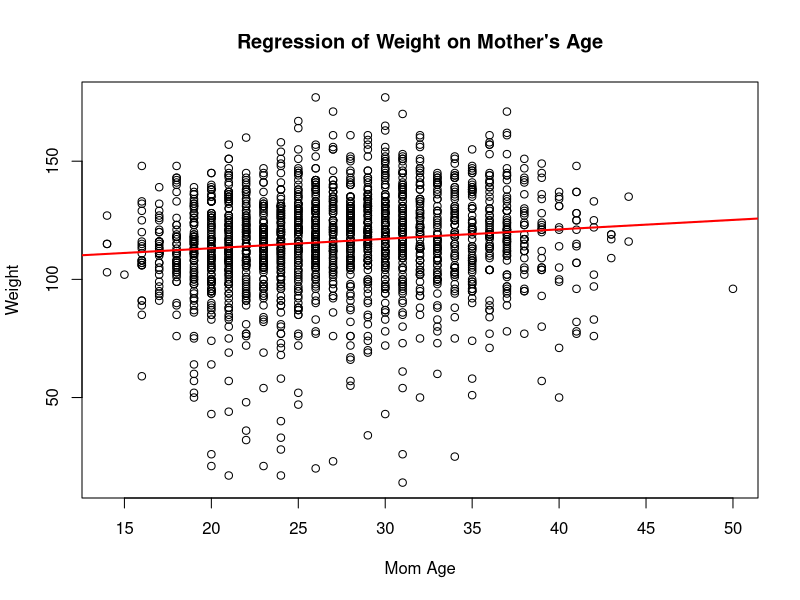
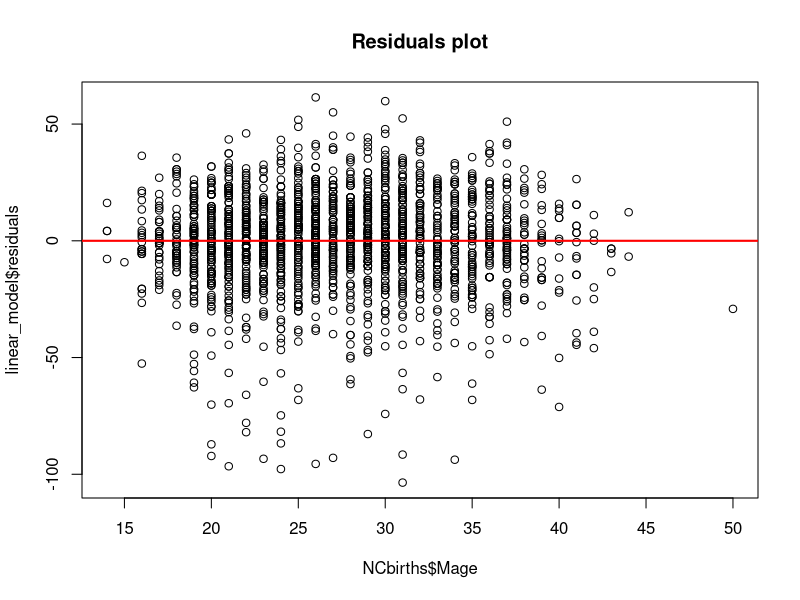
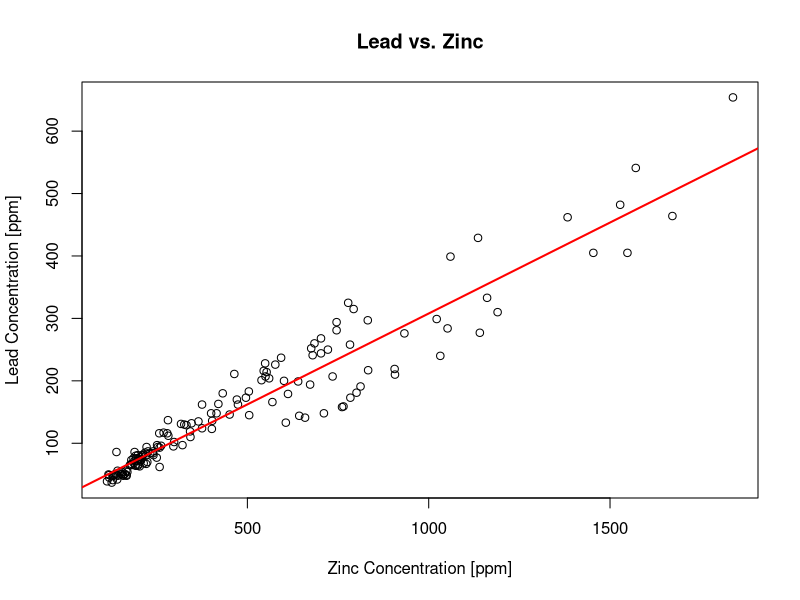
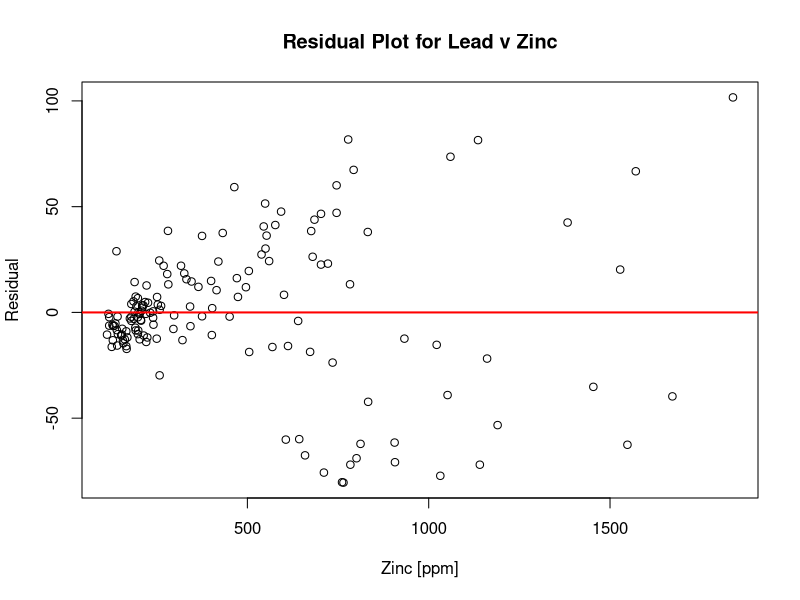
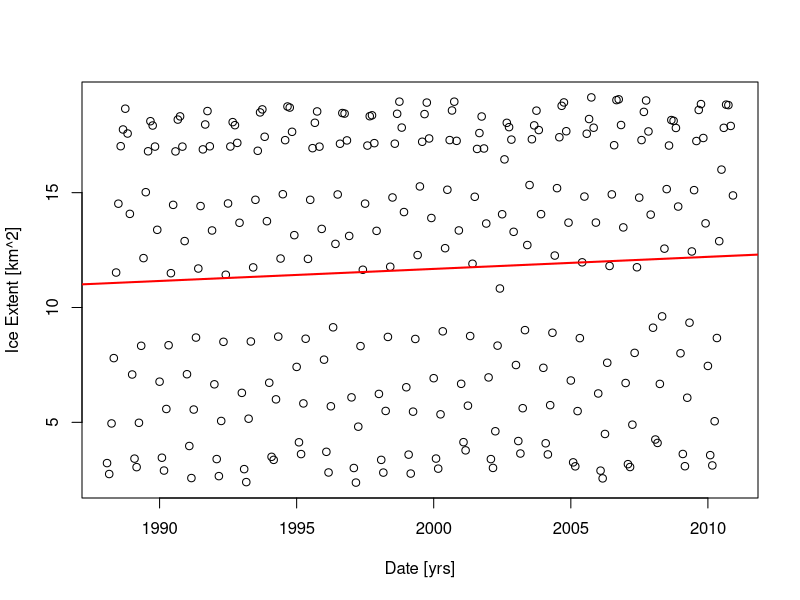
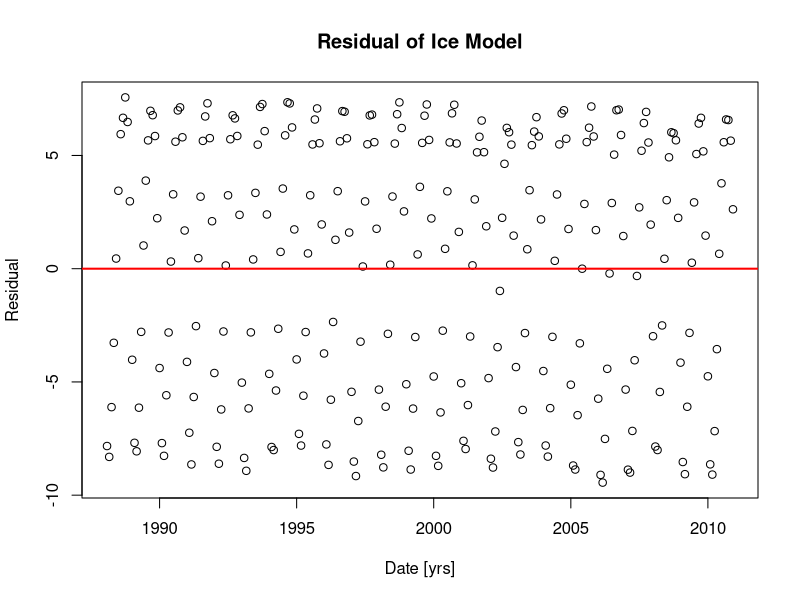
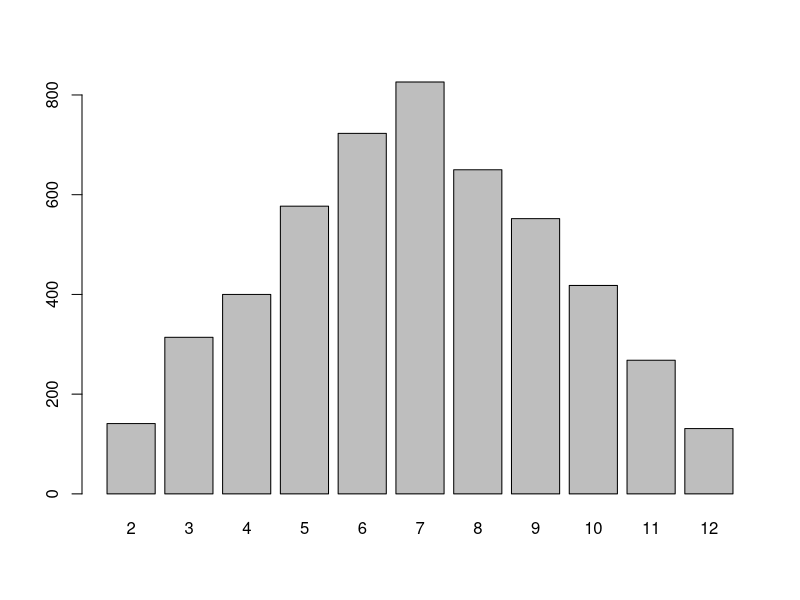

The R source for these figures, in order:
NCbirths <- read.csv('births.csv')

## Run the linear model of weight against Mom's age and print a summary 
linear_model <- lm(NCbirths$weight ~ NCbirths$Mage) 
summary(linear_model) 

## Create a plot of the data, and draw the regression line using abline 
plot(NCbirths$weight ~ NCbirths$Mage, xlab = "Mom Age", ylab = "Weight", 
     main = "Regression of Weight on Mother's Age") 
abline(linear_model, col = "red", lwd = 2) 

## Create a plot of the residuals to assess regression assumptions 
plot(linear_model$residuals ~ NCbirths$Mage, main = "Residuals plot") 
## Add a line of y = 0 to help visualize the residuals 
abline(a = 0, b = 0, col = "red", lwd = 2)

# Linear Model Assumptions:
## 1. Data follows a linear path or y is linear in x
## 2. x-symmetry in the residuals
## 3. Equal variance in the resdiuals (error independent from x value)

# Exercise 1

soil <- read.table('soil_complete.txt', header = TRUE)

# 1a
soil_model <- lm(lead~zinc, data=soil)
summary(soil_model)

# 1b
plot(lead~zinc, data=soil, xlab = 'Zinc Concentration [ppm]', ylab = 'Lead Concentration [ppm]', 
     main = 'Lead vs. Zinc')
abline(soil_model, col = 'red', lwd = 2)

# 1c
plot(soil_model$residuals~soil$zinc, xlab = 'Zinc [ppm]', ylab = 'Residual', 
     main = 'Residual Plot for Lead v Zinc')
abline(0, 0, col = 'red', lwd = 2)

# 1d
# y = ax + b
# lead = 0.29*zinc + 16.58

# 1e
# soil_coeffs <- soil_model$coefficients
# soil_coeffs[1] + soil_coeffs[2] * 1000
predict(soil_model, data.frame(zinc = 1000))

# 1f
soil_coeffs <- soil_model$coefficients
soil_coeffs[2] * 100

# 1g
summary(soil_model) # Multiple r squared: 0.912, Adjusted r-squared: 0.9114
cor(soil$zinc, soil$lead)^2
# 91% of the variation in lead can be explained by the variation in zinc.

# 1h
# Linearity of the data is met as shown in subpart (b).
# Symmetry is not respected as the residuals vary from -50 to 100.
# This is not ignorable since the points above the x-axis and below the x-axis 
# are of similar density.
# Equal variance assumption is violated as we see a clear fan-shape of 
# x-dependence between the residual and the x-variable.

# Exercise 2

ice <- read.csv("sea_ice.csv", header = TRUE)
ice$Date <- as.Date(ice$Date, "%m/%d/%Y")

# 2a

ice_model <- lm(Extent~Date, data = ice)
summary(ice_model)

# 2b

plot(Extent~Date, data = ice, xlab = "Date [yrs]", ylab = "Ice Extent [km^2]")
abline(ice_model, col = 'red', lwd = 2)
# Data does show a slight positive trend.

# 2c
plot(ice_model$residuals~ice$Date, xlab = "Date [yrs]", ylab = "Residual",
     main = "Residual of Ice Model")
abline(0, 0, col = 'red', lwd = 2)
# First issue: data is not linear as can be seen in part 2(b)
# Second Issue: there seems to be a lack of x-symmetry as the residuals range from
# -10 to 5.
# The equal variance assumption is respected. There is no x-dependence on residual variability.

## Exercise 3

# 3a
# Total options: 6*6
# Ways to sum to 7: 3+4, 4+3, 5+2, 2+5, 6+1, 1+6 => 6 options
# Ways to sum to 11: 6+5, 5+6 => 2 options
# Pr(W) = 8/36 = 2/9

# Ways to sum to 2: 1+1 => 1 option
# Ways to sum to 3: 1+2, 2+1 => 2 options
# Ways to sum to 12: 6+6 => 1 option
# Pr(L) = 4/36 = 1/9

# The chance that Adam will double his money in the first round is 2/9...

# 3b
set.seed(123)
dice <- 1:6
outcomes <- replicate(5000, sample(dice, 2, replace=TRUE))
roll_sums <- colSums(outcomes)
barplot(table(roll_sums))

# 3c
prW <- mean((roll_sums == 7)|(roll_sums == 11))
prW
prL <- mean((roll_sums == 2)|(roll_sums == 3)|(roll_sums == 12))
prL
# The percentage of time Adam doubles his money was 21.88%.
# The percentage of time Adam lost was 11.72%.

# 3d
# Independence: P(A and B) = P(A) * P(B) or P(A|B) = P(A) => P(A|B) = P(A and B)/P(B) = P(A)
# Disjoint: P(A and B) = 0

# Adam winning money and losing money are disjoint events. They cannot be independent as well 
# since either winning or losing has a non-zero probability of happening.

# 3e
W_event <- (roll_sums == 7)|(roll_sums == 11)
L_event <- (roll_sums == 2)|(roll_sums == 3)|(roll_sums == 12)
prWL <- mean(W_event & L_event)
prWL
prWL != (prW * prL)
